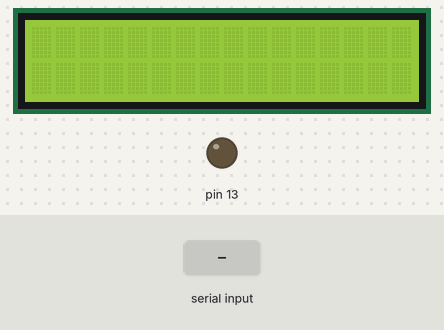
Simulated run of this sketch. Board: Arduino Uno, built with avr-gcc and run on an emulated ATmega328P. Parts: 16×2 character LCD, output pins drawn as LEDs (lit = HIGH). The test bench sets the inputs (shaded band). What the sketch prints to the serial monitor is not drawn.

Above: at 1.2 s.
1.3 s: "1\n" received over Serial
At 2.9 s:
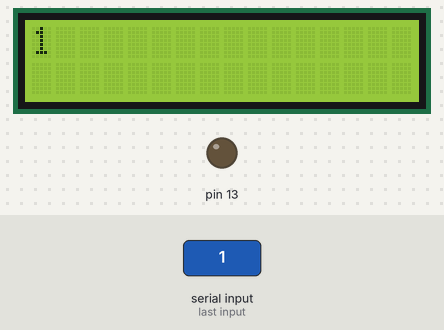
3.8 s: "0\n" received over Serial
At 4.15 s:
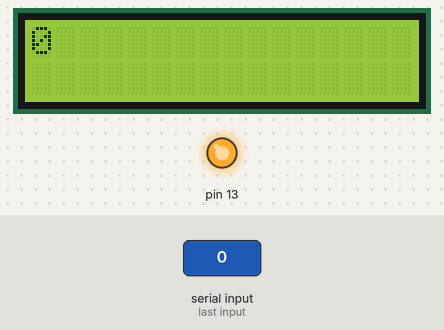
5.4 s: "2\n" received over Serial
At 7.2 s:
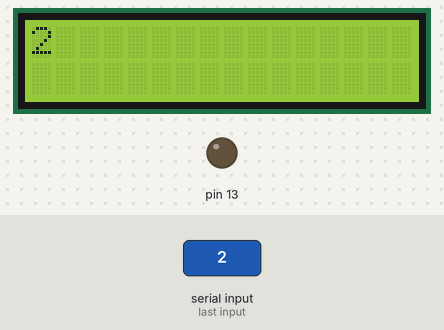
Timing chart, 0 to 8.7 s (numbered marks = the images above; inputs shaded):
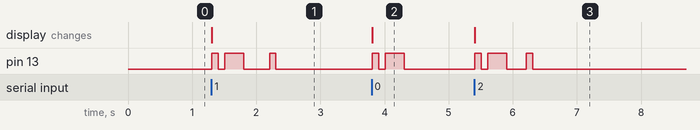

The sketch:

sketch_apr14a.ino
```cpp
#include<LiquidCrystal_I2C.h>
LiquidCrystal_I2C lcd(0x27, 16, 2);
void setup()
{
  Serial.begin(9600);
  pinMode(13, OUTPUT);
  lcd.init();
  lcd.clear();
  lcd.backlight();
}
void loop()
{
  int i, j;
  String str, s;
  char arr[1000] = {'1', '0', '1'};
  if (Serial.available())
  {
    getchar();
    str = Serial.readStringUntil('\n');
    //Serial.println('\n'+str);
    lcd.clear();
    lcd.setCursor(0,0);
    lcd.print(str);
    for (i = 0; str[i] != '\0'; ++i)
    {
      if (isdigit(str[i]) != 0)
      {
        s = String(int(str[i]) + 48, BIN);
      }
      else
      {
        s = String(int(str[i]), BIN);
      }
      if (s.length() != 6)
      {
        for (j = 0; s[j] != '\0'; ++j)
        {
          arr[i * 7 + j + 3] = s[j];
          arr[i * 7 + j + 4] = '\0';
        }
      }
      else
      {
        arr[i * 7 + 3] = '0';
        for (j = 0; s[j] != '\0'; ++j)
        {
          arr[i * 7 + j + 4] = s[j];
          arr[i * 7 + j + 5] = '\0';
        }
      }
    }
    for (i = 0; arr[i] != '\0'; ++i)
    {
      Serial.print(arr[i]);
      if (arr[i] == '1')
      {
        digitalWrite(13, HIGH);
      }
      else
      {
        digitalWrite(13, LOW);
      }
      delay(100);
      digitalWrite(13, LOW);
    }
  }
}
```

Measured:
- after the input at 1.3 s, pin 13: goes HIGH 0.10 s, LOW 0.10 s, HIGH 0.30 s, LOW 0.40 s, HIGH 0.10 s, then LOW, starting at once; the display: changes at once (image 1)
- after the input at 3.8 s, pin 13: LOW → HIGH at once, → LOW 0.10 s later, → HIGH 0.10 s later, → LOW 0.30 s later; the display: changes at once (image 2)
- after the input at 5.4 s, pin 13: goes HIGH 0.10 s, LOW 0.10 s, HIGH 0.30 s, LOW 0.30 s, HIGH 0.10 s, then LOW, starting at once; the display: changes at once (image 3)
